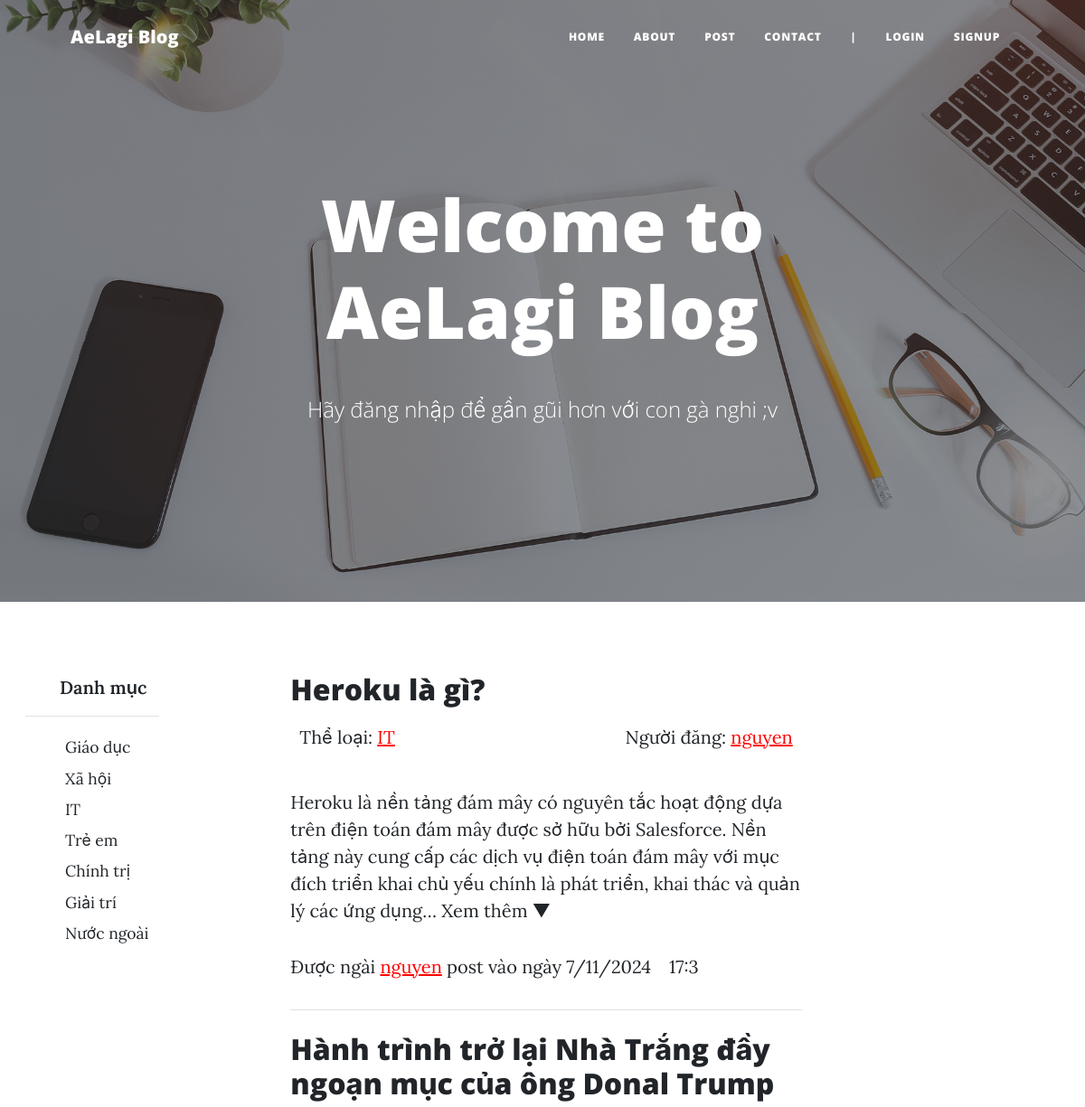
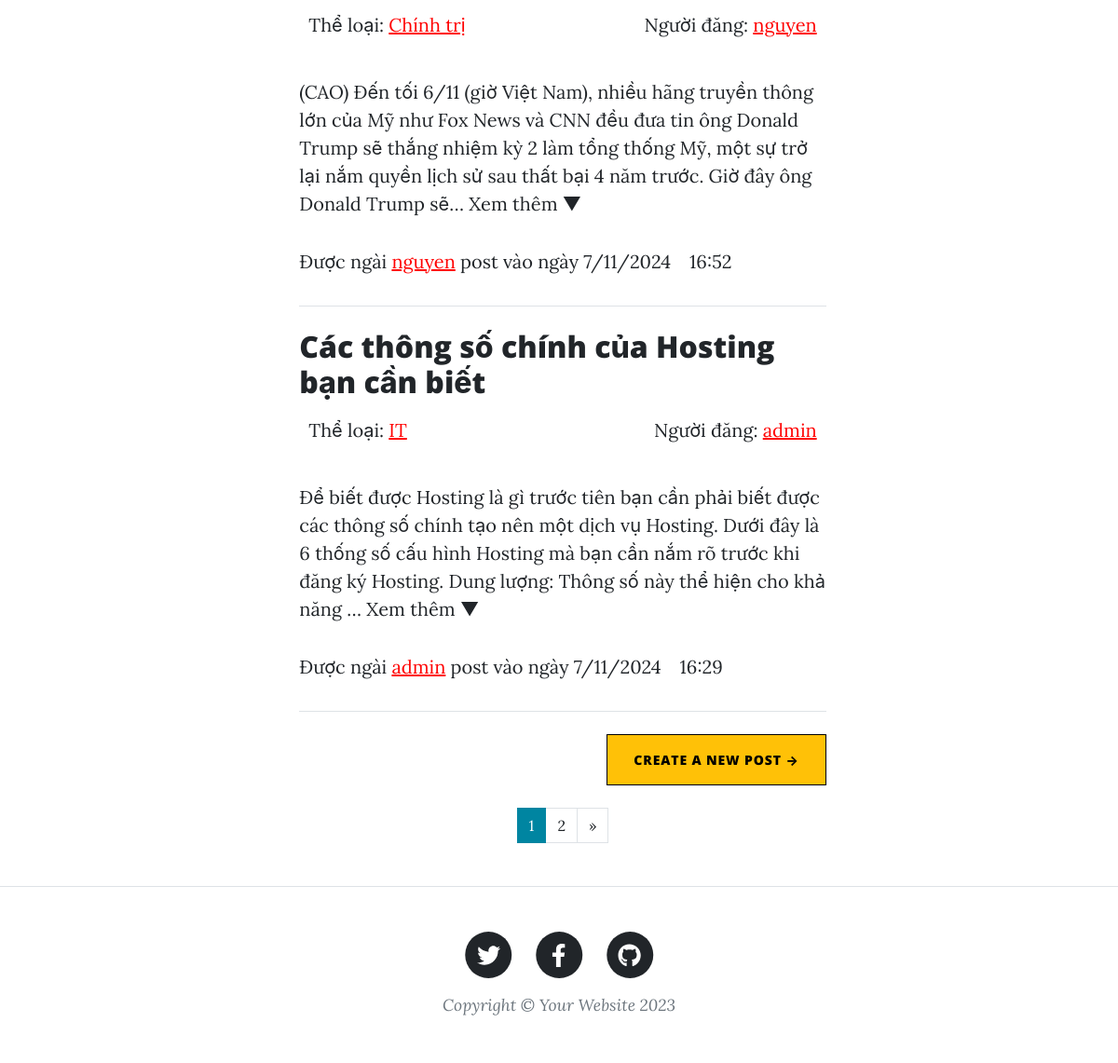
The page / on the database its author committed (2 pictures, top to bottom).
### myblog/models.py (models this page shows, shortened)
class Category(models.Model):
    title = models.CharField(verbose_name="Danh mục", max_length=20)
    class Meta:
        verbose_name_plural = "Danh mục (Categories)"

class Post(models.Model):
    user = models.ForeignKey(
        CustomUser,
        verbose_name='User',
        on_delete=models.CASCADE)
    category = models.ForeignKey(
        Category, verbose_name='Danh mục',
        on_delete=models.PROTECT)
    title = models.CharField(verbose_name='Tên bài post', max_length=100)
    content = models.TextField(verbose_name='Nội dung')
    image1 = models.ImageField(
        verbose_name='Ảnh 1',
        upload_to = 'photos')
    image2 = models.ImageField(
        verbose_name="Ảnh 2",
        upload_to= 'photos',
        blank=True,
        null=True)
    posted_at = models.DateTimeField(verbose_name="ngay-dang-bai", auto_now_add=True)
    class Meta:
        verbose_name_plural = "Bài viết (Posts)"

### accounts/models.py (models this page shows)
class CustomUser(AbstractUser):
    pass

### myblog/views.py (the view)
# urls.py: path('', views.IndexView.as_view(), name='index'),
class IndexView(AllCategoryMixin, ListView):
    template_name = 'myblog/index.html'
    paginate_by = 3
    def get_queryset(self):
        queryset = Post.objects.order_by('-posted_at')
        return queryset
    def get_context_data(self, **kwargs):
        context = super().get_context_data(**kwargs)
        context['current_user'] = self.request.user
        return context

### myblog/views.py (called while the page is built)
    def get_context_data(self, **kwargs):
        context = super().get_context_data(**kwargs)
        context["categories"] = Category.objects.all()
        return context

### myblog/templates/myblog/index.html (shortened to what this page needs)
{% extends 'myblog/base_sidebar.html' %}
{% load static %}
{% block header %}
        <header class="masthead" style="background-image: url({% static 'myblog/assets/img/home-bg.jpg' %})">
            <div class="container position-relative px-4 px-lg-5">
                <div class="row gx-4 gx-lg-5 justify-content-center">
                    <div class="col-md-10 col-lg-8 col-xl-7">
                        <div class="site-heading">
                            <h1> Welcome to <br>AeLagi Blog </h1>
                            <br>
                            {% if user.is_authenticated %}
                            <span class="subheading">
                            <span>Hế lô ngài
                                <span class="text-uppercase" style="color:rgb(252, 226, 109); ">{{current_user}}  </span> ^^!
                            </span>
                            {% else %}
                            <span class="subheading">Hãy đăng nhập để gần gũi hơn với con gà nghi ;v </span>
                            {% endif %}
                        </div>
                    </div>
                </div>
            </div>
        </header>
{% endblock %}
{% block content %}
    {% include "myblog/post-list.html" %}
    {% if object_list.count != 0 %}
        {% include "myblog/pagination.html" %}
    {% endif %}
{% endblock %}

### myblog/templates/myblog/sidebar.html
<div class="flex-shrink-0 p-3" style="width: 180px;">
    <span class="d-flex align-items-center pb-3 mb-3 link-body-emphasis text-decoration-none border-bottom">
        <svg class="bi pe-none me-2" width="30" height="24">
            <use xlink:href="#bootstrap" />
        </svg>
        <span class="fs-5 fw-semibold">Danh mục</span>
    </span>
    <ul class="btn-toggle-nav list-unstyled fw-normal pb-1 small ms-3">
        {% for category in categories %}
        <li>
            <a href="{% url 'myblog:category-search' category.id %}" class="link-body-emphasis d-inline-flex text-decoration-none rounded">
                {{category.title}}
            </a>
        </li>
        {% endfor %}
    </ul>
</div>

### myblog/templates/myblog/post-list.html (shortened to what this page needs)
{% load static %}
<div class="container px-4 px-lg-5">
    <div class="row gx-4 gx-lg-5 justify-content-center" >
        <div class="col-md-10 col-lg-8 col-xl-10">
            {% if object_list.count == 0 %}
                <h3>Hiện tại chưa có user nào đăng bài viết cả</h3>
            {% else %}
                {% for record in object_list %}
                <div class="post-pv">
                    <a href="{% url 'myblog:post-detail' record.pk %}">
                        <h2 class="post-title" >{{ record.title }}
                        </h2>
                    </a>
                    <div class="info-container">
                        <p class="category" >Thể loại:
                            <a href='{% url "myblog:posted-by-category" category=record.category.id %}' style="color:red;">
                                {{record.category.title}}
                            </a>
                        </p>
                        <p class="user">Người đăng:
                            <a href='{% url "myblog:posted-by-user" user=record.user.id %}' style="color:red;">
                                {{record.user.username}}
                            </a>
                        </p>
                    </div>
                    <div class="subtitle-container">
                        <p id="post-subtitle-{{ record.pk }}" class="post-subtitle box">
                            {{ record.content|truncatechars:245 }}
                            {% if record.content|length > 245 %}
                            <span onclick="showFullContent(event, '{{ record.pk }}')"> Xem thêm ▼ </span>
                        </p>
                        {% endif %}
                    </div>
                    <p class="post-meta">
                        Được ngài
                        <a href='{% url "myblog:posted-by-user" user=record.user.id %}' style="color:red;" >{{record.user.username}}</a>
                        post vào ngày {{record.posted_at.day}}/{{record.posted_at.month}}/{{record.posted_at.year}}　{{record.posted_at.hour}}:{{record.posted_at.minute}} </p>
                </div>
                <hr class="my-4" />
                {% endfor %}
                <div class="d-flex justify-content-end mb-4" ><a class="btn btn-warning text-uppercase" style="border-color: black;"
                    href="{% url 'myblog:create-post' %}">Create a new Post →</a>
                </div>
            {% endif %}
        </div>
    </div>
</div>

### static/myblog/css/sidebar.css (style rules this page uses)
.btn-toggle-nav a { padding: .1875rem .5rem; margin-top: .125rem; margin-left: 1.25rem; }

### myblog/templates/myblog/base.html (style rules this page uses)
.info-container { display: flex; justify-content: space-between; align-items: center; padding: 10px; }
.category, .user { margin: 0; }

### rows shown on the page
Category: title "Giáo dục"
Category: title "Xã hội"
Category: title "IT"
Category: title "Trẻ em"
Category: title "Chính trị"
Category: title "Giải trí"
Category: title "Nước ngoài"
Post: title "Heroku là gì?", category "IT", user.username "nguyen", content "Heroku là nền tảng đám mây có nguyên tắc hoạt động dựa trên điện toán đám mây được sở hữu bởi Salesforce. Nền tảng này cung cấp các dịch vụ điện toán đám mây với mục đích triển khai chủ yếu chính là phát triển, khai thác và quản lý các ứng dụng…", posted_at.day "7", posted_at.month "11", posted_at.year "2024", posted_at.hour "17", posted_at.minute "3"
Post: title "Hành trình trở lại Nhà Trắng đầy ngoạn mục của ông Donal Trump", category "Chính trị", user.username "nguyen", content "(CAO) Đến tối 6/11 (giờ Việt Nam), nhiều hãng truyền thông lớn của Mỹ như Fox News và CNN đều đưa tin ông Donald Trump sẽ thắng nhiệm kỳ 2 làm tổng thống Mỹ, một sự trở lại nắm quyền lịch sử sau thất bại 4 năm trước. Giờ đây ông Donald Trump sẽ…", posted_at.day "7", posted_at.month "11", posted_at.year "2024", posted_at.hour "16", posted_at.minute "52"
Post: title "Các thông số chính của Hosting bạn cần biết", category "IT", user.username "admin", content "Để biết được Hosting là gì trước tiên bạn cần phải biết được các thông số chính tạo nên một dịch vụ Hosting. Dưới đây là 6 thống số cấu hình Hosting mà bạn cần nắm rõ trước khi đăng ký Hosting. Dung lượng: Thông số này thể hiện cho khả năng …", posted_at.day "7", posted_at.month "11", posted_at.year "2024", posted_at.hour "16", posted_at.minute "29"

### other values the page prints
{{ num }} "1"
{{ num }} "2"
